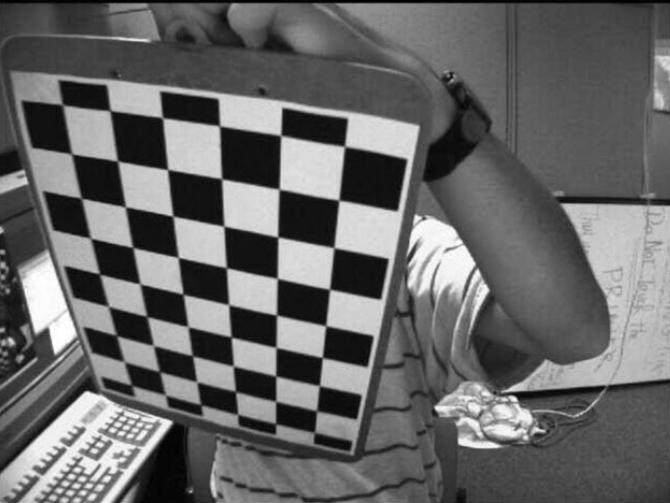
#> input picture computer_vision_project/HW4/image.png, 670 x 503 px
$ python main.py
#> lines starting #> are read from the running program, lines starting #| are printed output that depends on the picture; after the words box and inside, x2 and y2 are one past the last pixel; in counts of white or black regions, pixels touching at a corner belong together; long printed decimals are rounded
import cv2
import numpy as np

img1_path='image.png'

img=cv2.imread(img1_path)
#> img is the input picture: shape (503, 670, 3); min 0, max 255, mean 103.2
gray_img = cv2.cvtColor(img,cv2.COLOR_BGR2GRAY)
size = gray_img.shape[::-1]
#> size = (670, 503)
print(gray_img.shape)
#| (503, 670)
w1,h1=(9,6)
# w2,h2=(11,8)

cp_int = np.zeros((w1 * h1, 3), np.float32)
cp_int[:, :2] = np.mgrid[0:w1, 0:h1].T.reshape(-1, 2)
# cp_world: corner point in world space, save the coordinate of corner points in world space.
cp_world = cp_int * 0.02

ret, cp_img = cv2.findChessboardCorners(gray_img, (w1,h1), None)
#> ret = True; cp_img = 54 rows, first 8: [131, 384.5], [124.5, 362], [116.9, 336.1], [108.5, 306.5], [99.52, 274], [91.67, 238.6], [81.54, 198.5], [71.4, 154]
print(ret,cp_img)
#> (printed output is left out)
obj_points = []  # the points in world space
img_points = []  # the points in image space (relevant to obj_points)
obj_points.append(cp_world)
img_points.append(cp_img)
# view the corners
cv2.drawChessboardCorners(img, (w1,h1), cp_img, ret)
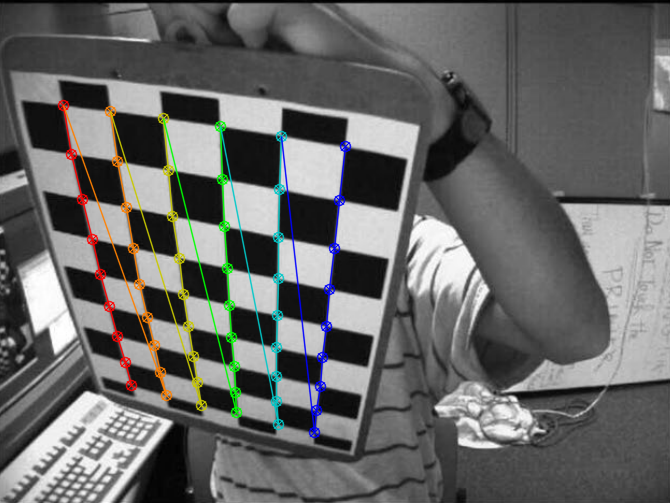
#> img: shape (503, 670, 3); 4.11% of pixels changed, all inside (x1, y1, x2, y2) = (57, 99, 352, 439)
cv2.imshow('image_after_corner',img)
cv2.waitKey(0)
cv2.imwrite("image_after_corner.jpg",img)

ret,mat_inter,coff_dis,v_rot,v_trans = cv2.calibrateCamera(obj_points, img_points, gray_img.shape[::-1], None, None)
#> ret = 0.65; mat_inter = [[608.9, 0, 327.7], [0, 616.4, 289.6], [0, 0, 1]]; coff_dis = [[-0.36, 0.157, -0.0177, 0.00376, -0.0166]]; v_rot = ([0.462, 0.722, -1.33],); v_trans = ([-0.104, 0.0508, 0.304],)

print("内参=",mat_inter)
#| 内参= [[608.936   0.         327.691]
#|  [  0.         616.364 289.592]
#|  [  0.           0.           1.        ]]
print("畸变系数=",coff_dis)
#| 畸变系数= [[-0.36  0.1568 -0.01771  0.003759 -0.01658]]
print("旋转向量=",v_rot)
#| 旋转向量= (array([[ 0.4619],
#|        [ 0.722],
#|        [-1.332]]),)
print("平移向量=",v_trans)
#| 平移向量= (array([[-0.1041],
#|        [ 0.05077],
#|        [ 0.3042]]),)

#矫正图像
newMatrix, roi = cv2.getOptimalNewCameraMatrix(mat_inter, coff_dis, (w1,h1), 1, (w1,h1)) #矫正图像
#> newMatrix = [[383.1, 0, 249.9], [0, 383.4, 211.3], [0, 0, 1]]; roi = (1, 1, 7, 3)
dst = cv2.undistort(img, mat_inter, coff_dis, None, newMatrix)
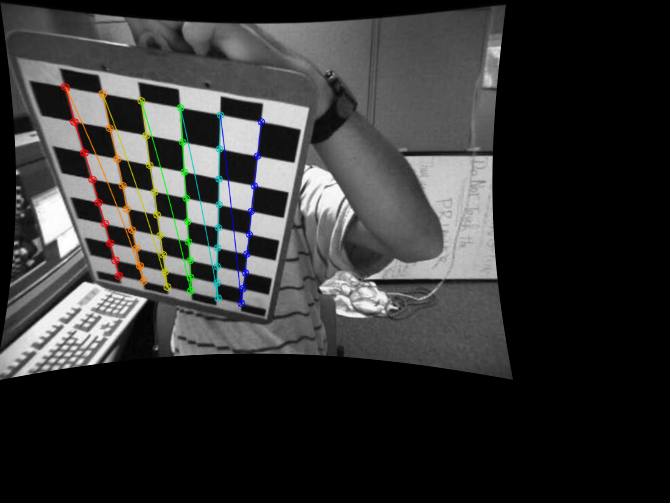
#> dst: shape (503, 670, 3); mean B, G, R 51.5, 52.1, 51.9
cv2.imshow('image_after_calibration',dst)
cv2.waitKey(0)
cv2.imwrite('./image_after_calibration.jpg',dst)

#生成鸟瞰图
point1 = np.array([cp_img[0,:], cp_img[8,:], cp_img[-9,:], cp_img[-1,:]], dtype=np.float32)
#> point1 = [[131, 384.5], [63, 104.9], [314.2, 432], [344.9, 146]]
point2 = np.array([cp_int[0,:][:-1],cp_int[8,:][:-1],cp_int[-9,:][:-1],cp_int[-1,:][:-1]], dtype=np.float32)
point2[True] = point2[True]*20 + 400

M = cv2.getPerspectiveTransform(point1,point2)
#> M = [[0.373, -1.05, 593.8], [0.603, -0.59, 386], [0.000574, -0.00125, 1]]

out_img = cv2.warpPerspective(dst, M, size)
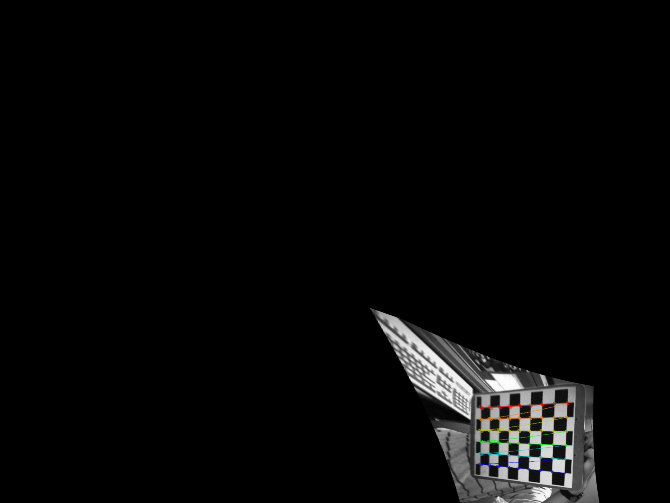
#> out_img: shape (503, 670, 3); mean B, G, R 7.7, 7.8, 7.8

cv2.imshow('image_birdeye',out_img)
cv2.waitKey(0)
cv2.imwrite(r'./image_birdeye.jpg',out_img)
